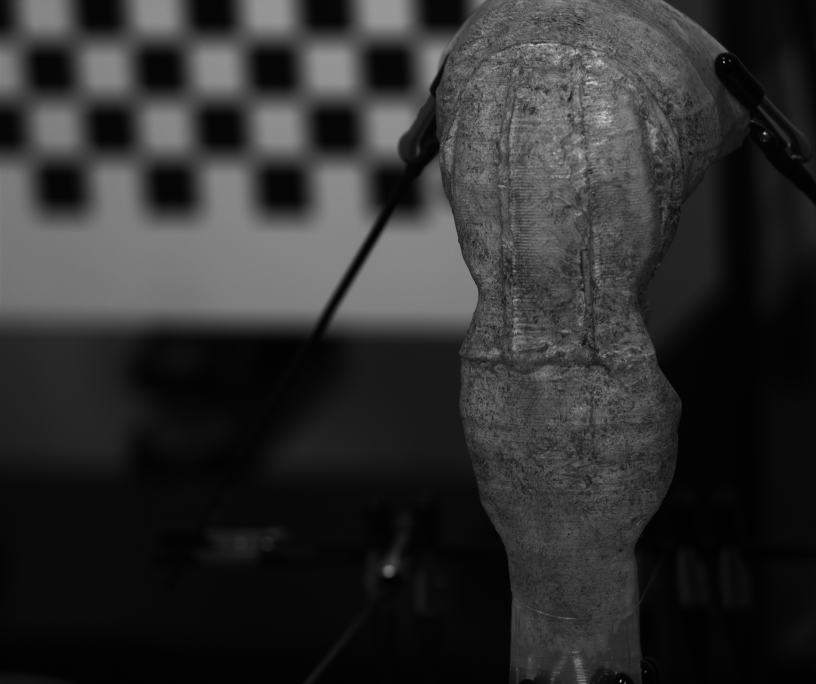
#> input picture data/right/img0.tiff, 2448 x 2050 px, found by its file name (shown at 1/3 size)
$ python pretraitement.py
#> lines starting #> are read from the running program, lines starting #| are printed output that depends on the picture
### utils/logger.py
import logging
import colorlog

def get_logger(name: str) -> logging.Logger:
    logger = logging.getLogger(name)

    if not logger.handlers:
        handler = colorlog.StreamHandler()
        formatter = colorlog.ColoredFormatter(
            "%(log_color)s%(levelname)-8s%(reset)s | %(asctime)s | %(name)s | %(message)s",
            datefmt="%H:%M:%S",
            log_colors={
                'DEBUG':    'cyan',
                'INFO':     'green',
                'WARNING':  'yellow',
                'ERROR':    'red',
                'CRITICAL': 'bold_red',
            }
        )
        handler.setFormatter(formatter)
        logger.addHandler(handler)
        logger.setLevel(logging.DEBUG)
        logger.propagate = False  # si root logger activé ça évite d'avoir des doublons de tt les logs

    return logger

### utils/pretraitement.py
import cv2
from logger import get_logger

logger = get_logger(__name__)

def denoise(img):
    logger.info("débruitage...")
    img_denoised = cv2.bilateralFilter(img, 5, 50, 50)
    logger.info("image débruitée")
    return img_denoised


def img_dim(img):
    return img.shape


def link_matches(img1, img2):
    # On relie les éléments qui se correspondent le mieux
    orb = cv2.ORB_create(5000)
    kp1, des1 = orb.detectAndCompute(img1, None)
    kp2, des2 = orb.detectAndCompute(img2, None)

    bf = cv2.BFMatcher(cv2.NORM_HAMMING, crossCheck=True)
    matches = bf.match(des1, des2)
    matches = sorted(matches, key=lambda x: x.distance)

    # Afficher les meilleurs matches
    img_matches = cv2.drawMatches(img1, kp1, img2, kp2, matches[:120], None, flags=2) # en ajustant la limite du slice de matches on peut ajuster l'exigeance du matching
    return img_matches


def resize_to_fit(img, max_width=1280, max_height=720):
    h, w = img.shape[:2]
    scale = min(max_width / w, max_height / h, 1.0)  # ne pas agrandir si déjà petit
    new_w = int(w * scale)
    new_h = int(h * scale)
    resized = cv2.resize(img, (new_w, new_h), interpolation=cv2.INTER_AREA)
    return resized

def diff(img1, img2):
    return cv2.absdiff(img1, img2)

if __name__ == "__main__":

    # on charge les images
    img1 = cv2.imread("./data/right/img0.tiff", cv2.IMREAD_GRAYSCALE)
#> img1 is the input picture: shape (2050, 2448); min 0, max 255, mean 47.1
    img2 = cv2.imread("./data/left/img0.tiff", cv2.IMREAD_GRAYSCALE)
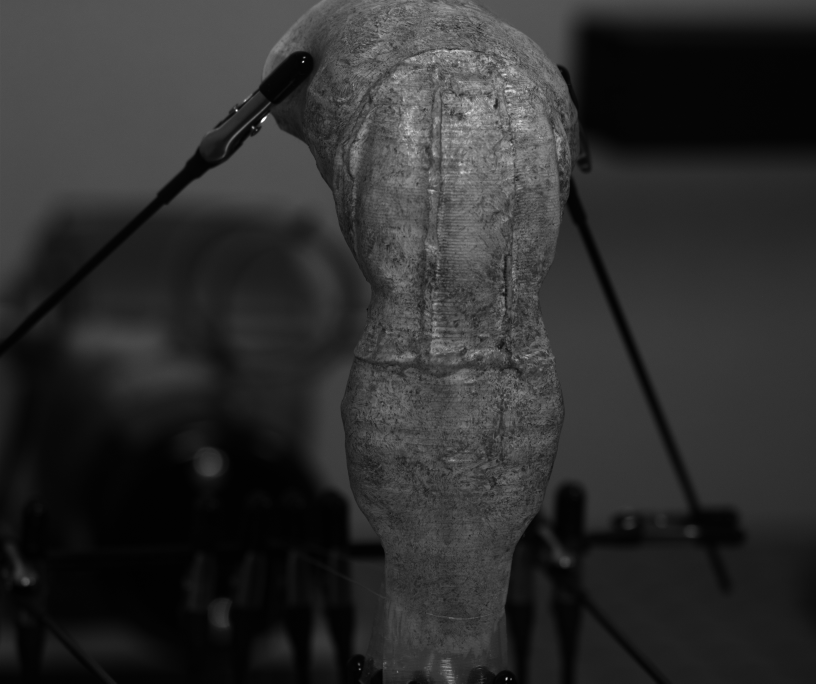
#> input picture data/left/img0.tiff, 2448 x 2050 px, found by its file name (shown at 1/3 size)
#> img2 is the input picture: shape (2050, 2448); min 0, max 255, mean 46

    img1_denoised = denoise(img1)
    img2_denoised = denoise(img2)
    # on affiche les images

    cv2.imshow("Originale", resize_to_fit(img1))
#> in resize_to_fit, `resized = cv2.resize(img, (new_w, new_h), interpolation=cv2.INTER_AREA)`:
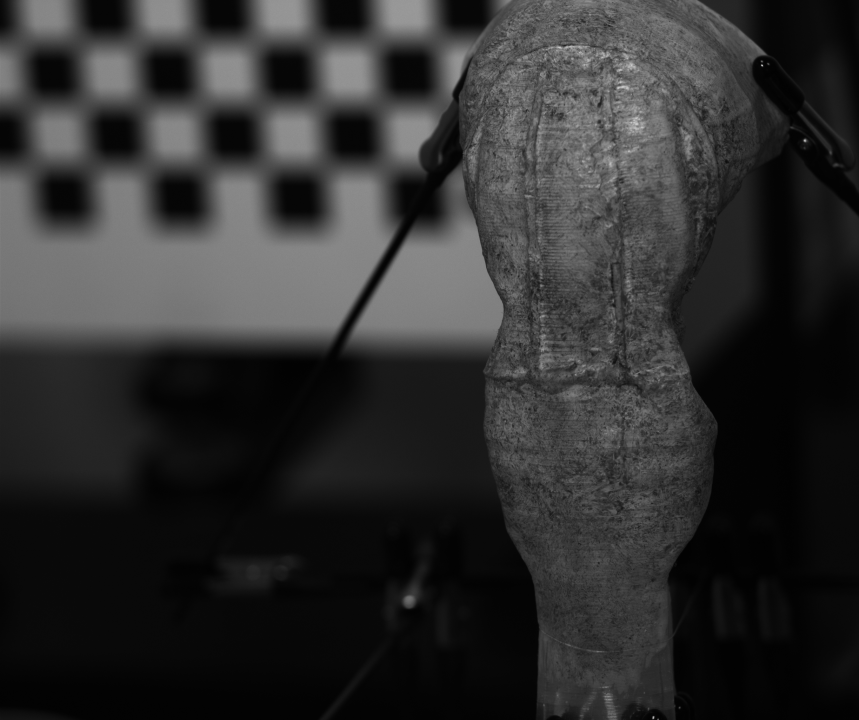
#> resized: shape (720, 859); min 1, max 202, mean 47.1
    cv2.imshow("Filtrée (Bilateral)", resize_to_fit(denoise(img1)))
    cv2.imshow("Différence (img originale - filtre bilatéral)", resize_to_fit(diff(img1, img1_denoised)))
#> call 3 of resize_to_fit, with max_width = 1280, max_height = 720
#> in resize_to_fit (call 3), `resized = cv2.resize(img, (new_w, new_h), interpolation=cv2.INTER_AREA)`:
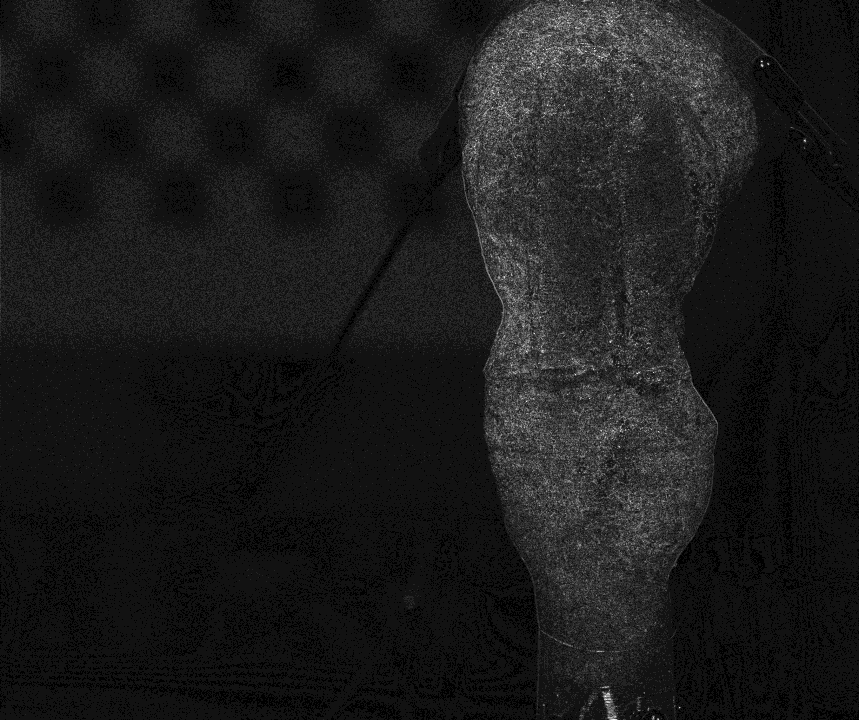
#> resized: shape (720, 859); min 0, max 14, mean 1.5; drawn with min black and max white
    cv2.imshow("Elements liés", resize_to_fit(link_matches(denoise(img1), denoise(img2))))
#> (the run stopped early here; a loop or call above may not have finished)
